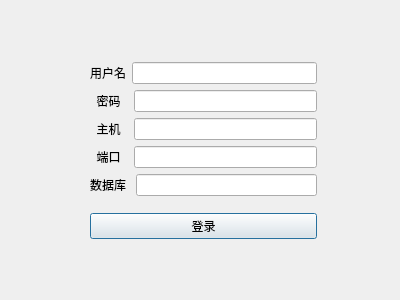
<?xml version="1.0" encoding="UTF-8"?>
<ui version="4.0">
 <class>LoginDialog</class>
 <widget class="QDialog" name="LoginDialog">
  <property name="geometry">
   <rect>
    <x>0</x>
    <y>0</y>
    <width>400</width>
    <height>300</height>
   </rect>
  </property>
  <property name="windowTitle">
   <string>Dialog</string>
  </property>
  <widget class="QWidget" name="layoutWidget">
   <property name="geometry">
    <rect>
     <x>90</x>
     <y>51</y>
     <width>227</width>
     <height>199</height>
    </rect>
   </property>
   <layout class="QVBoxLayout" name="verticalLayout_3">
    <item>
     <layout class="QVBoxLayout" name="verticalLayout_2">
      <item>
       <layout class="QVBoxLayout" name="verticalLayout">
        <item>
         <layout class="QHBoxLayout" name="horizontalLayout_2">
          <item>
           <widget class="QLabel" name="userName_label">
            <property name="text">
             <string>用户名</string>
            </property>
           </widget>
          </item>
          <item>
           <widget class="QLineEdit" name="userName_lineEdit"/>
          </item>
         </layout>
        </item>
        <item>
         <layout class="QHBoxLayout" name="horizontalLayout">
          <item>
           <widget class="QLabel" name="password_label">
            <property name="text">
             <string>  密码  </string>
            </property>
           </widget>
          </item>
          <item>
           <widget class="QLineEdit" name="password_lineEdit"/>
          </item>
         </layout>
        </item>
        <item>
         <layout class="QHBoxLayout" name="horizontalLayout_4">
          <item>
           <widget class="QLabel" name="host_label">
            <property name="text">
             <string>  主机  </string>
            </property>
           </widget>
          </item>
          <item>
           <widget class="QLineEdit" name="host_lineEdit"/>
          </item>
         </layout>
        </item>
        <item>
         <layout class="QHBoxLayout" name="horizontalLayout_3">
          <item>
           <widget class="QLabel" name="port_label">
            <property name="text">
             <string>  端口  </string>
            </property>
           </widget>
          </item>
          <item>
           <widget class="QLineEdit" name="port_lineEdit"/>
          </item>
         </layout>
        </item>
       </layout>
      </item>
      <item>
       <layout class="QHBoxLayout" name="horizontalLayout_5">
        <item>
         <widget class="QLabel" name="databaseName_label">
          <property name="text">
           <string>数据库 </string>
          </property>
         </widget>
        </item>
        <item>
         <widget class="QLineEdit" name="databaseName_lineEdit"/>
        </item>
       </layout>
      </item>
     </layout>
    </item>
    <item>
     <widget class="QPushButton" name="login_pushButton">
      <property name="text">
       <string>登录</string>
      </property>
     </widget>
    </item>
   </layout>
  </widget>
 </widget>
 <resources/>
 <connections/>
</ui>
